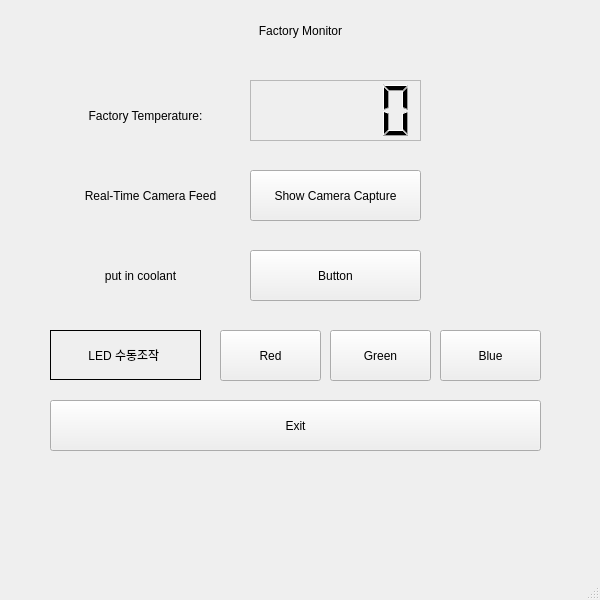
<?xml version="1.0" encoding="UTF-8"?>
<ui version="4.0">
 <class>Mainwindow</class>
 <widget class="QMainWindow" name="Mainwindow">
  <property name="geometry">
   <rect>
    <x>0</x>
    <y>0</y>
    <width>600</width>
    <height>600</height>
   </rect>
  </property>
  <property name="windowTitle">
   <string>MainWindow</string>
  </property>
  <widget class="QWidget" name="centralwidget">
   <widget class="QPushButton" name="pushButton_capture">
    <property name="geometry">
     <rect>
      <x>250</x>
      <y>170</y>
      <width>171</width>
      <height>51</height>
     </rect>
    </property>
    <property name="text">
     <string>Show Camera Capture</string>
    </property>
   </widget>
   <widget class="QLabel" name="label">
    <property name="geometry">
     <rect>
      <x>180</x>
      <y>0</y>
      <width>241</width>
      <height>61</height>
     </rect>
    </property>
    <property name="text">
     <string>Factory Monitor</string>
    </property>
    <property name="alignment">
     <set>Qt::AlignCenter</set>
    </property>
   </widget>
   <widget class="QLCDNumber" name="lcdNumber">
    <property name="geometry">
     <rect>
      <x>250</x>
      <y>80</y>
      <width>171</width>
      <height>61</height>
     </rect>
    </property>
    <property name="frameShape">
     <enum>QFrame::StyledPanel</enum>
    </property>
   </widget>
   <widget class="QLabel" name="label_2">
    <property name="geometry">
     <rect>
      <x>50</x>
      <y>90</y>
      <width>191</width>
      <height>51</height>
     </rect>
    </property>
    <property name="text">
     <string>Factory Temperature:</string>
    </property>
    <property name="alignment">
     <set>Qt::AlignCenter</set>
    </property>
   </widget>
   <widget class="QLabel" name="label_3">
    <property name="geometry">
     <rect>
      <x>60</x>
      <y>170</y>
      <width>181</width>
      <height>51</height>
     </rect>
    </property>
    <property name="text">
     <string>Real-Time Camera Feed</string>
    </property>
    <property name="alignment">
     <set>Qt::AlignCenter</set>
    </property>
   </widget>
   <widget class="QLabel" name="ledLabel">
    <property name="geometry">
     <rect>
      <x>50</x>
      <y>330</y>
      <width>151</width>
      <height>50</height>
     </rect>
    </property>
    <property name="frameShape">
     <enum>QFrame::Box</enum>
    </property>
    <property name="text">
     <string>LED 수동조작 </string>
    </property>
    <property name="alignment">
     <set>Qt::AlignCenter</set>
    </property>
   </widget>
   <widget class="QLabel" name="label_4">
    <property name="geometry">
     <rect>
      <x>50</x>
      <y>250</y>
      <width>181</width>
      <height>51</height>
     </rect>
    </property>
    <property name="text">
     <string>put in coolant</string>
    </property>
    <property name="alignment">
     <set>Qt::AlignCenter</set>
    </property>
   </widget>
   <widget class="QPushButton" name="pushButton_coolant">
    <property name="geometry">
     <rect>
      <x>250</x>
      <y>250</y>
      <width>171</width>
      <height>51</height>
     </rect>
    </property>
    <property name="text">
     <string>Button</string>
    </property>
   </widget>
   <widget class="QPushButton" name="pushButton_red">
    <property name="geometry">
     <rect>
      <x>220</x>
      <y>330</y>
      <width>101</width>
      <height>51</height>
     </rect>
    </property>
    <property name="styleSheet">
     <string notr="true">QPushButton{
	background-color: rgb(255, 0, 0)
	colorrgb(255, 255, 255)
}</string>
    </property>
    <property name="text">
     <string>Red</string>
    </property>
   </widget>
   <widget class="QPushButton" name="pushButton_green">
    <property name="geometry">
     <rect>
      <x>330</x>
      <y>330</y>
      <width>101</width>
      <height>51</height>
     </rect>
    </property>
    <property name="text">
     <string>Green</string>
    </property>
   </widget>
   <widget class="QPushButton" name="pushButton_blue">
    <property name="geometry">
     <rect>
      <x>440</x>
      <y>330</y>
      <width>101</width>
      <height>51</height>
     </rect>
    </property>
    <property name="text">
     <string>Blue</string>
    </property>
   </widget>
   <widget class="QPushButton" name="pushButton_6">
    <property name="geometry">
     <rect>
      <x>50</x>
      <y>400</y>
      <width>491</width>
      <height>51</height>
     </rect>
    </property>
    <property name="styleSheet">
     <string notr="true">QPushButton{
	background-color: rgb(255, 0, 0)
	colorrgb(255, 255, 255)
}</string>
    </property>
    <property name="text">
     <string>Exit</string>
    </property>
   </widget>
  </widget>
  <widget class="QMenuBar" name="menubar">
   <property name="geometry">
    <rect>
     <x>0</x>
     <y>0</y>
     <width>600</width>
     <height>28</height>
    </rect>
   </property>
  </widget>
  <widget class="QStatusBar" name="statusbar"/>
 </widget>
 <resources/>
 <connections/>
</ui>
